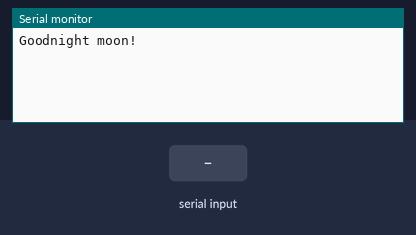
Recording of a sketch running on a simulated Arduino Uno, built with avr-gcc and run on an emulated ATmega328P. Shown: the last lines printed to the serial monitor. The test bench sets the inputs (shaded band).

Above: at 1.2 s.
1.3 s: "1" received over the second serial link
At 2.2 s:
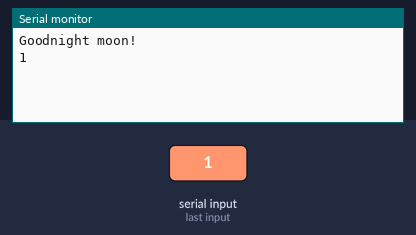
2.8 s: "0" received over the second serial link
At 3.4 s:
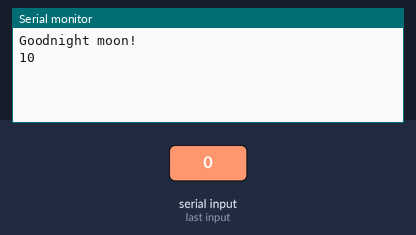

Measured:
- after the input at 1.3 s, the serial monitor: prints a new line at once (image 1)
- after the input at 2.8 s, the serial monitor: prints a new line at once (image 2)

The sketch:

Master.ino
```cpp
//////MEGA2560

#include <SoftwareSerial.h>

SoftwareSerial mySerial(11, 12); // RX, TX

void setup() {
  mySerial.begin(9600);
  Serial.begin(9600);
  while (!Serial) {
    ; // wait for serial port to connect. Needed for Leonardo only
  }


  Serial.println("Goodnight moon!");

  mySerial.println("Hello, world?");

}

void loop() {
  if (mySerial.available())
    Serial.write(mySerial.read());
  if (Serial.available())
    mySerial.write(Serial.read());
  // put your main code here, to run repeatedly:

}
```
